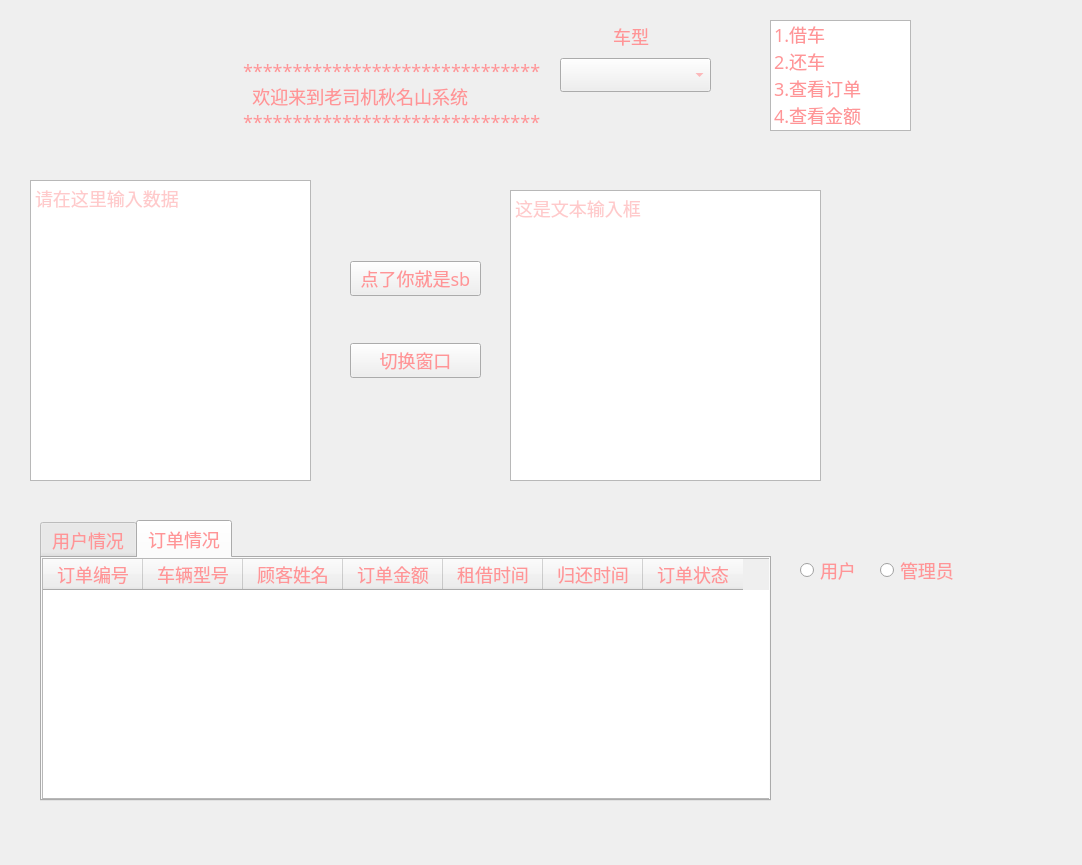
<?xml version="1.0" encoding="UTF-8"?>
<ui version="4.0">
 <class>system</class>
 <widget class="QWidget" name="system">
  <property name="geometry">
   <rect>
    <x>0</x>
    <y>0</y>
    <width>1082</width>
    <height>865</height>
   </rect>
  </property>
  <property name="font">
   <font>
    <family>微软雅黑</family>
    <pointsize>-1</pointsize>
   </font>
  </property>
  <property name="windowTitle">
   <string>sbx薪资统计</string>
  </property>
  <property name="styleSheet">
   <string notr="true">*{	
	font-family:微软雅黑;
	font-size:18px;
	color: #ff9597;
}</string>
  </property>
  <widget class="QTextEdit" name="textEdit">
   <property name="geometry">
    <rect>
     <x>30</x>
     <y>180</y>
     <width>281</width>
     <height>301</height>
    </rect>
   </property>
   <property name="placeholderText">
    <string>请在这里输入数据</string>
   </property>
  </widget>
  <widget class="QTextBrowser" name="textbrower">
   <property name="geometry">
    <rect>
     <x>510</x>
     <y>190</y>
     <width>311</width>
     <height>291</height>
    </rect>
   </property>
   <property name="placeholderText">
    <string>这是文本输入框</string>
   </property>
  </widget>
  <widget class="QWidget" name="layoutWidget">
   <property name="geometry">
    <rect>
     <x>30</x>
     <y>20</y>
     <width>511</width>
     <height>152</height>
    </rect>
   </property>
   <layout class="QHBoxLayout" name="top_Layout">
    <item>
     <widget class="QLabel" name="label">
      <property name="text">
       <string/>
      </property>
      <property name="pixmap">
       <pixmap>E:/hust.jpg</pixmap>
      </property>
     </widget>
    </item>
    <item>
     <widget class="QLabel" name="label2">
      <property name="text">
       <string>******************************
  欢迎来到老司机秋名山系统
******************************</string>
      </property>
     </widget>
    </item>
   </layout>
  </widget>
  <widget class="QListWidget" name="listWidget">
   <property name="geometry">
    <rect>
     <x>770</x>
     <y>20</y>
     <width>141</width>
     <height>111</height>
    </rect>
   </property>
   <item>
    <property name="text">
     <string>1.借车</string>
    </property>
   </item>
   <item>
    <property name="text">
     <string>2.还车</string>
    </property>
   </item>
   <item>
    <property name="text">
     <string>3.查看订单</string>
    </property>
   </item>
   <item>
    <property name="text">
     <string>4.查看金额</string>
    </property>
   </item>
  </widget>
  <widget class="QWidget" name="layoutWidget">
   <property name="geometry">
    <rect>
     <x>560</x>
     <y>20</y>
     <width>151</width>
     <height>72</height>
    </rect>
   </property>
   <layout class="QVBoxLayout" name="type_chose">
    <item>
     <layout class="QHBoxLayout" name="horizontalLayout">
      <property name="spacing">
       <number>0</number>
      </property>
      <property name="leftMargin">
       <number>25</number>
      </property>
      <property name="rightMargin">
       <number>0</number>
      </property>
      <item>
       <widget class="QLabel" name="label_2">
        <property name="text">
         <string>      车型</string>
        </property>
       </widget>
      </item>
     </layout>
    </item>
    <item>
     <widget class="QComboBox" name="comboBox"/>
    </item>
   </layout>
  </widget>
  <widget class="QWidget" name="layoutWidget">
   <property name="geometry">
    <rect>
     <x>350</x>
     <y>220</y>
     <width>131</width>
     <height>201</height>
    </rect>
   </property>
   <layout class="QVBoxLayout" name="button_Layout">
    <item>
     <widget class="QPushButton" name="button1">
      <property name="text">
       <string>点了你就是sb</string>
      </property>
      <property name="flat">
       <bool>false</bool>
      </property>
     </widget>
    </item>
    <item>
     <widget class="QPushButton" name="button2">
      <property name="text">
       <string>切换窗口</string>
      </property>
      <property name="flat">
       <bool>false</bool>
      </property>
     </widget>
    </item>
   </layout>
  </widget>
  <widget class="QTabWidget" name="tabWidget">
   <property name="geometry">
    <rect>
     <x>40</x>
     <y>520</y>
     <width>731</width>
     <height>281</height>
    </rect>
   </property>
   <property name="currentIndex">
    <number>1</number>
   </property>
   <widget class="QWidget" name="tab">
    <attribute name="title">
     <string>用户情况</string>
    </attribute>
    <widget class="QTableWidget" name="tableWidget">
     <property name="geometry">
      <rect>
       <x>0</x>
       <y>0</y>
       <width>731</width>
       <height>251</height>
      </rect>
     </property>
     <column>
      <property name="text">
       <string>姓名</string>
      </property>
     </column>
     <column>
      <property name="text">
       <string>年龄</string>
      </property>
     </column>
     <column>
      <property name="text">
       <string>账号</string>
      </property>
     </column>
     <column>
      <property name="text">
       <string>密码</string>
      </property>
     </column>
    </widget>
   </widget>
   <widget class="QWidget" name="tab_2">
    <attribute name="title">
     <string>订单情况</string>
    </attribute>
    <widget class="QTableWidget" name="tableWidget_2">
     <property name="geometry">
      <rect>
       <x>0</x>
       <y>0</y>
       <width>731</width>
       <height>241</height>
      </rect>
     </property>
     <column>
      <property name="text">
       <string>订单编号</string>
      </property>
     </column>
     <column>
      <property name="text">
       <string>车辆型号</string>
      </property>
     </column>
     <column>
      <property name="text">
       <string>顾客姓名</string>
      </property>
     </column>
     <column>
      <property name="text">
       <string>订单金额</string>
      </property>
     </column>
     <column>
      <property name="text">
       <string>租借时间</string>
      </property>
     </column>
     <column>
      <property name="text">
       <string>归还时间</string>
      </property>
     </column>
     <column>
      <property name="text">
       <string>订单状态</string>
      </property>
     </column>
    </widget>
   </widget>
  </widget>
  <widget class="QRadioButton" name="radioButton">
   <property name="geometry">
    <rect>
     <x>800</x>
     <y>550</y>
     <width>141</width>
     <height>41</height>
    </rect>
   </property>
   <property name="text">
    <string>用户</string>
   </property>
   <attribute name="buttonGroup">
    <string notr="true">buttonGroup</string>
   </attribute>
  </widget>
  <widget class="QRadioButton" name="radioButton_2">
   <property name="geometry">
    <rect>
     <x>880</x>
     <y>560</y>
     <width>111</width>
     <height>21</height>
    </rect>
   </property>
   <property name="text">
    <string>管理员</string>
   </property>
   <attribute name="buttonGroup">
    <string notr="true">buttonGroup</string>
   </attribute>
  </widget>
 </widget>
 <resources/>
 <connections/>
 <buttongroups>
  <buttongroup name="buttonGroup"/>
 </buttongroups>
</ui>
